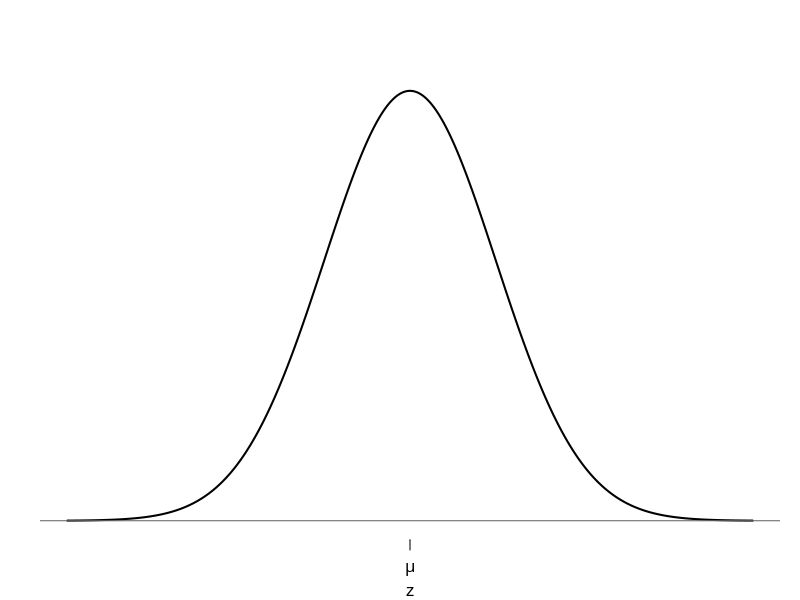
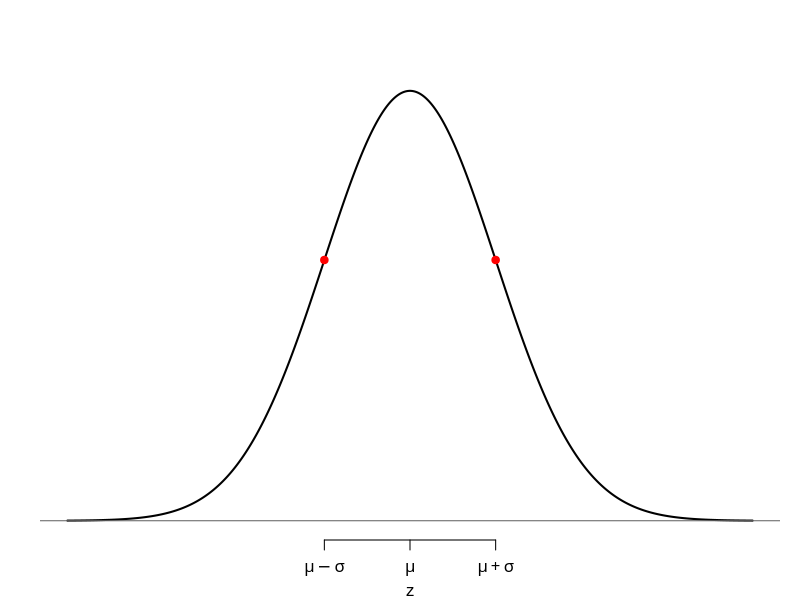
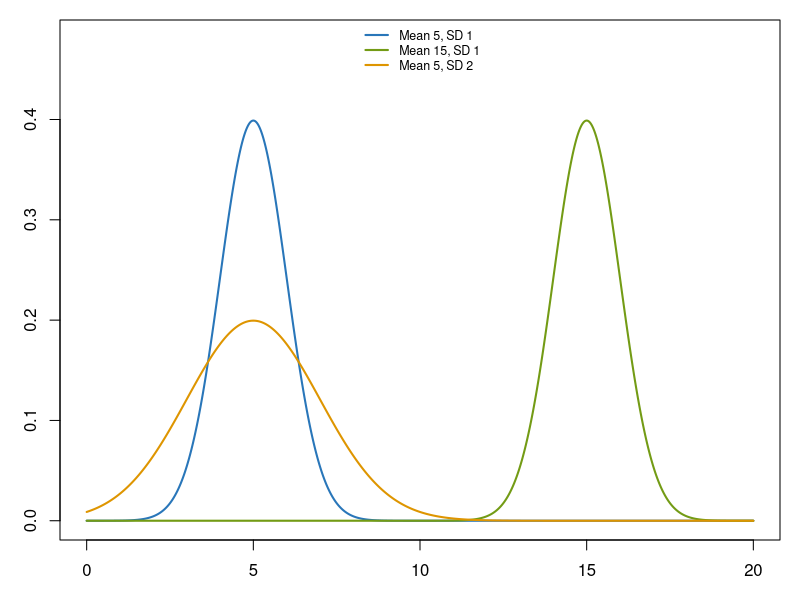
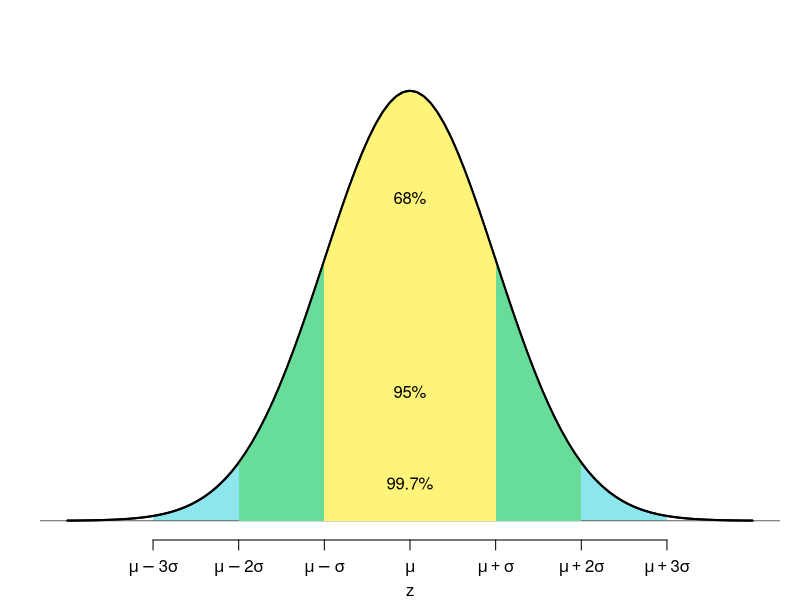

These figures' R source, in order:
## ---- chunk 1
#| include: false
knitr::opts_chunk$set(
  collapse = TRUE, 
  warning = FALSE,
  message = FALSE,
  error = TRUE,
  fig.height = 2.75, 
  fig.width = 4.25,
  fig.env = 'figure',
  fig.pos = 'h',
  fig.align = 'center')
## ---- chunk 2
#| include: false
knitr::opts_chunk$set(
  collapse = TRUE, warning = FALSE, message = FALSE,
  error = FALSE, fig.height = 2.75, fig.width = 4.25,
  fig.env = 'figure', fig.pos = 'h', fig.align = 'center'
)
normal_plot <- function(lower = -Inf, upper = Inf, mu = 0, sigma = 1,
                        shade = TRUE, marks = mu, labels = marks) {
  old <- par(mar = c(3, 2, 1, 1)); on.exit(par(old))
  xx <- seq(mu - 4*sigma, mu + 4*sigma, length.out = 1000)
  yy <- dnorm(xx, mu, sigma)
  plot(xx, yy, type = 'n', axes = FALSE, xlab = '', ylab = '',
       ylim = c(0, max(yy)*1.12))
  if (shade) {
    a <- max(min(xx), lower); b <- min(max(xx), upper)
    if (a < b) {
      x <- seq(a, b, length.out = 500)
      polygon(c(a, x, b), c(0, dnorm(x, mu, sigma), 0),
              col = '#8DE5ED', border = NA)
    }
  }
  lines(xx, yy, lwd = 2)
  axis(1, at = marks, labels = labels)
  abline(h = 0, col = 'gray40')
  mtext(if (mu == 0 && sigma == 1) 'z' else 'x', side = 1, line = 2)
}
## ---- chunk 3
#| echo: false
normal_plot(shade = FALSE, marks = 0, labels = expression(mu))
## ---- chunk 4
#| echo: false
normal_plot(shade = FALSE, marks = c(-1,0,1),
            labels = expression(mu-sigma,mu,mu+sigma))
points(c(-1,1), dnorm(c(-1,1)), pch = 19, col = 'red')
## ---- chunk 5
#| echo: false
par(mar=c(3,3,1,1))
x <- seq(0,20,length.out=1000)
plot(x,dnorm(x,5,1),type='l',col='#2976B9',lwd=2,
     xlab='x',ylab='Density',ylim=c(0,.48))
lines(x,dnorm(x,15,1),col='#739B15',lwd=2)
lines(x,dnorm(x,5,2),col='#DE9500',lwd=2)
legend('top',c('Mean 5, SD 1','Mean 15, SD 1','Mean 5, SD 2'),
       col=c('#2976B9','#739B15','#DE9500'),lwd=2,bty='n',cex=.75)
## ---- chunk 6
#| echo: false
normal_plot(-3,3,marks=-3:3,
 labels=expression(mu-3*sigma,mu-2*sigma,mu-sigma,mu,mu+sigma,mu+2*sigma,mu+3*sigma))
for (k in c(2,1)) {
 x <- seq(-k,k,length.out=300)
 polygon(c(-k,x,k),c(0,dnorm(x),0),border=NA,
         col=if(k==2) '#68DD9A' else '#FFF47A')
}
curve(dnorm(x),-4,4,add=TRUE,lwd=2)
text(0,c(.30,.12,.035),c('68%','95%','99.7%'))
